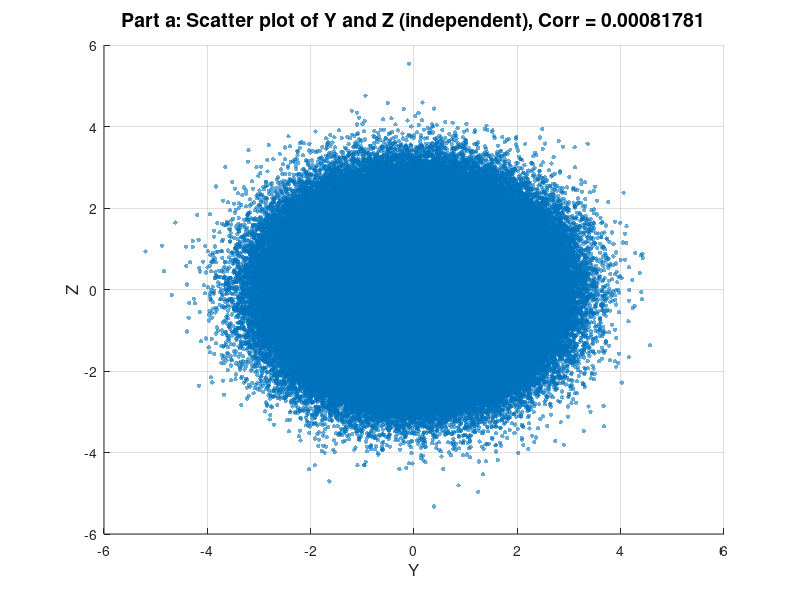

Recreate this plot in MATLAB. (Note: this script raises an error after producing the figure.)
%%%%%%%%%%%%%%%%%%%%%%%%%%%%%%%%%%%%%%%%%%%%%%%%%%%%%%%%%%%%%%%%%%%%%%%%%%
%{
Author: Alireza Sotoodeh (Student ID: 401412056) 
Subject: Correlation Analysis of Random Variables
Description: Demonstrates the correlation between random variables Y and Z 
             under different conditions and generates scatter plots.
%}
%%%%%%%%%%%%%%%%%%%%%%%%%%%%%%%%%%%%%%%%%%%%%%%%%%%%%%%%%%%%%%%%%%%%%%%%%%

%% Initialization
% This section clears the command window, closes all figures, and clears the workspace variables.
clc;        % Clear command window
close all;  % Close all figures
clear all;  % Clear workspace variables

%% Parameters
% Define the number of samples for the simulation.
N = 1000000;  % Number of samples

%% Part a: Y and Z are independent and normally distributed
% Generate independent random variables Y and Z from a standard normal distribution.
Y = randn(N, 1); % Y ~ N(0,1)
Z = randn(N, 1); % Z ~ N(0,1)

% Compute the covariance and correlation between Y and Z.
cov_YZ = cov(Y, Z);
corr_YZ = cov_YZ(1, 2) / sqrt(cov_YZ(1, 1) * cov_YZ(2, 2));
disp(['Part a: Correlation between independent Y and Z: ', num2str(corr_YZ)])

% Scatter plot of Y and Z.
figure('Units', 'normalized', 'Position', [0.1, 0.1, 0.8, 0.8]);
scatter(Y, Z, 10, 'filled', 'MarkerFaceAlpha', 0.6); % Use filled circles with transparency
title(['Part a: Scatter plot of Y and Z (independent), Corr = ', num2str(corr_YZ)], 'FontSize', 14, 'Interpreter', 'none');
xlabel('Y', 'FontSize', 12);
ylabel('Z', 'FontSize', 12);
grid on;
ax = gca; % Get current axis
ax.GridAlpha = 0.3; % Adjust grid transparency

%% Part b: Z = 2Y + 3
% Define Z as a linear transformation of Y.
Z = 2*Y + 3;

% Compute the covariance and correlation between Y and Z.
cov_YZ = cov(Y, Z);
corr_YZ = cov_YZ(1, 2) / sqrt(cov_YZ(1, 1) * cov_YZ(2, 2));
disp(['Part b: Correlation between Y and Z = 2Y + 3: ', num2str(corr_YZ)])

% Scatter plot of Y and Z.
figure('Units', 'normalized', 'Position', [0.1, 0.1, 0.8, 0.8]);
scatter(Y, Z, 10, 'filled', 'MarkerFaceAlpha', 0.6); % Use filled circles with transparency
title(['Part b: Scatter plot of Y and Z (Z = 2Y + 3), Corr = ', num2str(corr_YZ)], 'FontSize', 14, 'Interpreter', 'none');
xlabel('Y', 'FontSize', 12);
ylabel('Z', 'FontSize', 12);
grid on;
ax = gca; % Get current axis
ax.GridAlpha = 0.3; % Adjust grid transparency

%% Part c: Plot rows of matrix X
% Define matrix X with Y and Z as its rows.
X = [Y'; Z'];

% Plot row 1 vs row 2 of matrix X.
figure('Units', 'normalized', 'Position', [0.1, 0.1, 0.8, 0.8]);
plot(X(1, :), X(2, :), '.');
title('Part c: Plot of row 1 vs row 2 of matrix X', 'FontSize', 14, 'Interpreter', 'none');
xlabel('Row 1 (Y)', 'FontSize', 12);
ylabel('Row 2 (Z)', 'FontSize', 12);
grid on;
ax = gca; % Get current axis
ax.GridAlpha = 0.3; % Adjust grid transparency

%% Part d: Define Z to achieve r_YZ = 2/3
% Define parameters for the desired correlation.
sigma_Y = 1;
sigma_Z = 1;
r = 2/3;

% Define the mean vector and covariance matrix.
mu = [0; 0];
Sigma = [sigma_Y^2, r*sigma_Y*sigma_Z; r*sigma_Y*sigma_Z, sigma_Z^2];

% Cholesky decomposition to create correlated random variables.
R = chol(Sigma);
Y = randn(N, 1);
Z = randn(N, 1);
Z_combined = R * [Y, Z]';

Y_new = Z_combined(1, :)';
Z_new = Z_combined(2, :)';

% Compute the covariance and correlation between Y_new and Z_new.
cov_YZ = cov(Y_new, Z_new);
corr_YZ = cov_YZ(1, 2) / sqrt(cov_YZ(1, 1) * cov_YZ(2, 2));
disp(['Part d: Correlation between Y and Z with r = 2/3: ', num2str(corr_YZ)])

% Scatter plot of Y_new and Z_new.
figure('Units', 'normalized', 'Position', [0.1, 0.1, 0.8, 0.8]);
scatter(Y_new, Z_new, 10, 'filled', 'MarkerFaceAlpha', 0.6); % Use filled circles with transparency
title(['Part d: Scatter plot of Y and Z with r = 2/3, Corr = ', num2str(corr_YZ)], 'FontSize', 14, 'Interpreter', 'none');
xlabel('Y', 'FontSize', 12);
ylabel('Z', 'FontSize', 12);
grid on;
ax = gca; % Get current axis
ax.GridAlpha = 0.3; % Adjust grid transparency

%% Save Results
% Create a folder to save results if it doesn't exist.
result_folder = 'Result_Project_2';
if ~exist(result_folder, 'dir')
    mkdir(result_folder);
end

% Save figures as PNG in the Result_Project_2 folder.
saveas(figure(1), fullfile(result_folder, 'part_a_scatter_plot.png'));
saveas(figure(2), fullfile(result_folder, 'part_b_scatter_plot.png'));
saveas(figure(3), fullfile(result_folder, 'part_c_plot.png'));
saveas(figure(4), fullfile(result_folder, 'part_d_scatter_plot.png'));
